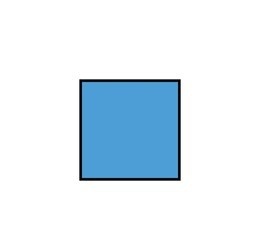
#> input picture image1.jpg, 260 x 250 px
$ python Calculate_main.py   (older library calls are emulated)
#> lines starting #> are read from the running program, lines starting #| are printed output that depends on the picture; after the words box and inside, x2 and y2 are one past the last pixel; in counts of white or black regions, pixels touching at a corner belong together
# import the necessary packages
from scipy.spatial import distance as dist
from imutils import perspective
from imutils import contours
import numpy as np
import imutils
import cv2
def midpoint(ptA, ptB):
   return ((ptA[0] + ptB[0]) * 0.5, (ptA[1] + ptB[1]) * 0.5)
# construct the argument parse and parse the arguments
image_path = "image1.jpg"

# load the image, convert it to grayscale, and blur it slightly
image = cv2.imread(image_path)
#> image is the input picture: shape (250, 260, 3); mean B, G, R 245.1, 237.1, 225.7
gray = cv2.cvtColor(image, cv2.COLOR_BGR2GRAY)
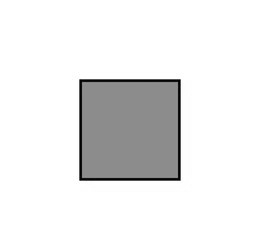
#> gray: shape (250, 260); min 1, max 255, mean 234.6
gray = cv2.GaussianBlur(gray, (7, 7), 0)
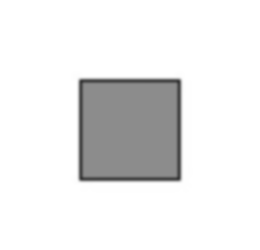
#> gray: shape (250, 260); min 56, max 255, mean 234.6
# perform edge detection, then perform a dilation + erosion to
# close gaps in between object edges
edged = cv2.Canny(gray,50,100)
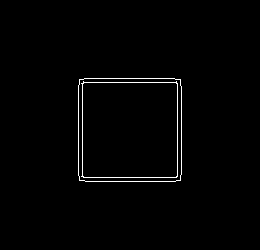
#> edged: shape (250, 260); 1.2% white in thin lines or dots, all inside (x1, y1, x2, y2) = (78, 78, 182, 182)
edged = cv2.dilate(edged, None, iterations=1)
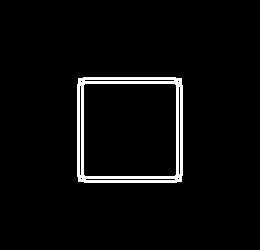
#> edged: shape (250, 260); 3.6% white; 1 white region, box (x1, y1, x2, y2) and area: (77, 77, 183, 183) 2368
edged = cv2.erode(edged, None, iterations=1)
# find contours in the edge map
cnts = cv2.findContours(edged.copy(), cv2.RETR_EXTERNAL,cv2.CHAIN_APPROX_SIMPLE)
#> cnts = 1 contour; box (x1, y1, x2, y2) and area: (78, 78, 182, 182) 10563
cnts = imutils.grab_contours(cnts)
# sort the contours from left-to-right and initialize the
(cnts, _) = contours.sort_contours(cnts)

'''pixels per metric calibration variable.this value calculated by taking ratio of object_calculated_width to actual_width
for an standard object.Here object_width is calculated in pixels and actual_width in milimeter'''
pixelsPerMetric =17.744377953602726

# loop over the contours individually
for c in cnts:
    # if the contour is not sufficiently large, ignore it
    if cv2.contourArea(c) < 100:
        continue

    # compute the rotated bounding box of the contour
    orig = image.copy()
    box = cv2.minAreaRect(c)
    box = cv2.cv.BoxPoints(box) if imutils.is_cv2() else cv2.boxPoints(box)
    box = np.array(box, dtype="int")

    # order the points in the contour
    box = perspective.order_points(box)

    # draw the outline of the rotated bounding box
    cv2.drawContours(orig, [box.astype("int")], -1, (0, 255, 0), 2)

    # loop over the original points and draw them
    for (x, y) in box:
        cv2.circle(orig, (int(x), int(y)), 5, (0, 0, 255), -1)

    # unpack the ordered bounding box
    (tl, tr, br, bl) = box
    (tltrX, tltrY) = midpoint(tl, tr)
    (blbrX, blbrY) = midpoint(bl, br)
    (tlblX, tlblY) = midpoint(tl, bl)
    (trbrX, trbrY) = midpoint(tr, br)

    # draw the midpoints on the image
    cv2.circle(orig, (int(tltrX), int(tltrY)), 5, (255, 0, 0), -1)
    cv2.circle(orig, (int(blbrX), int(blbrY)), 5, (255, 0, 0), -1)
    cv2.circle(orig, (int(tlblX), int(tlblY)), 5, (255, 0, 0), -1)
    cv2.circle(orig, (int(trbrX), int(trbrY)), 5, (255, 0, 0), -1)

    # draw lines between the midpoints
    cv2.line(orig, (int(tltrX), int(tltrY)), (int(blbrX), int(blbrY)), (255, 0, 255), 2)
    cv2.line(orig, (int(tlblX), int(tlblY)), (int(trbrX), int(trbrY)), (255, 0, 255), 2)

    # compute the Euclidean distance between the midpoints
    dA = dist.euclidean((tltrX, tltrY), (blbrX, blbrY))
    dB = dist.euclidean((tlblX, tlblY), (trbrX, trbrY))

    # compute the size of the object
    dimA = dA / pixelsPerMetric
    dimB = dB / pixelsPerMetric

    # draw the object sizes on the image
    cv2.putText(orig, "{:.1f}mm".format(dimA), (int(tltrX - 15), int(tltrY - 10)),
                cv2.FONT_HERSHEY_SIMPLEX, 0.65, (255, 0, 0), 2)
    cv2.putText(orig, "{:.1f}mm".format(dimB), (int(tlblX-50 ), int(tlblY)),
                cv2.FONT_HERSHEY_SIMPLEX, 0.65, (255,0,0), 2)
#> this loop made 1 pass
#> (tl, br, tltrX, tltrY, blbrX, blbrY, tlblX, tlblY) on pass 1: ([78, 78], [181, 181], 129.5, 78, 129.5, 181, 78, 129.5)
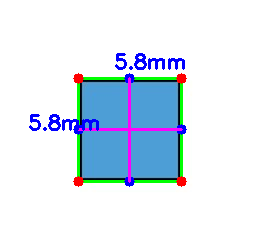
#> orig: shape (250, 260, 3); mean B, G, R 241.8, 231.2, 220.3

# show the output image
cv2.imshow("Image", orig)
cv2.waitKey(0)

$ run again, with image2.jpg copied over image1.jpg
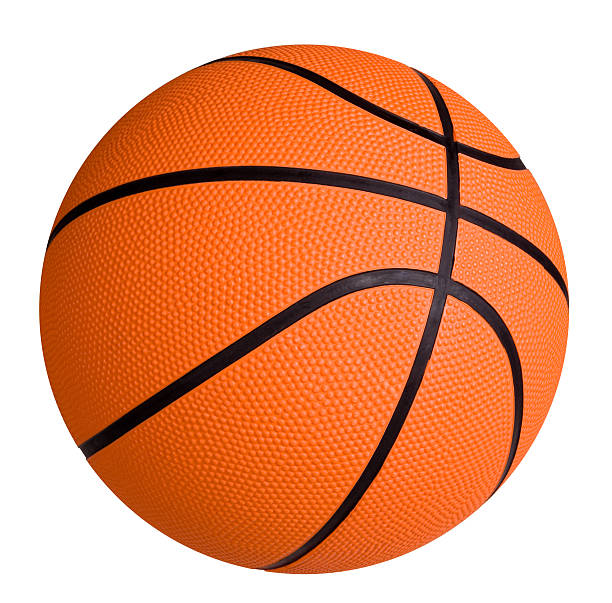
#> input picture image2.jpg, 612 x 603 px
#> image is the input picture: shape (603, 612, 3); mean B, G, R 124.3, 159.7, 229
#> `edged = cv2.erode(edged, None, iterations=1)`:
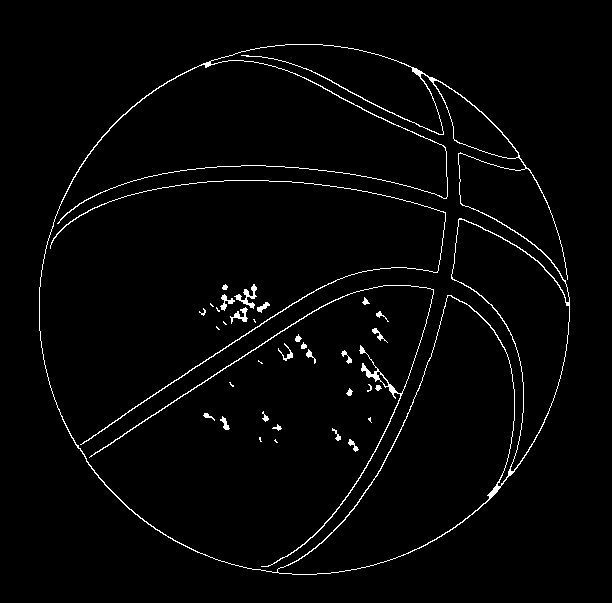
#> edged: shape (603, 612); 2.3% white in thin lines or dots, all inside (x1, y1, x2, y2) = (39, 44, 570, 575)
#> cnts = 1 contour; box (x1, y1, x2, y2) and area: (39, 44, 570, 575) 214986
#> the loop `for c in cnts:` made 1 pass
#> (tl, tr, br, bl, tltrX, tltrY, blbrX, blbrY) on pass 1: ([39, 44], [569, 44], [569, 574], [39, 574], 304, 44, 304, 574)
#> after the loop `for c in cnts:`:
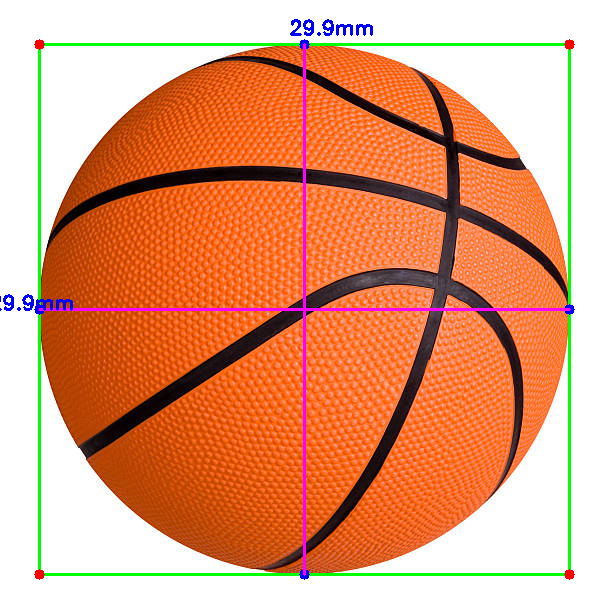
#> orig: shape (603, 612, 3); mean B, G, R 122, 157.9, 224.3
